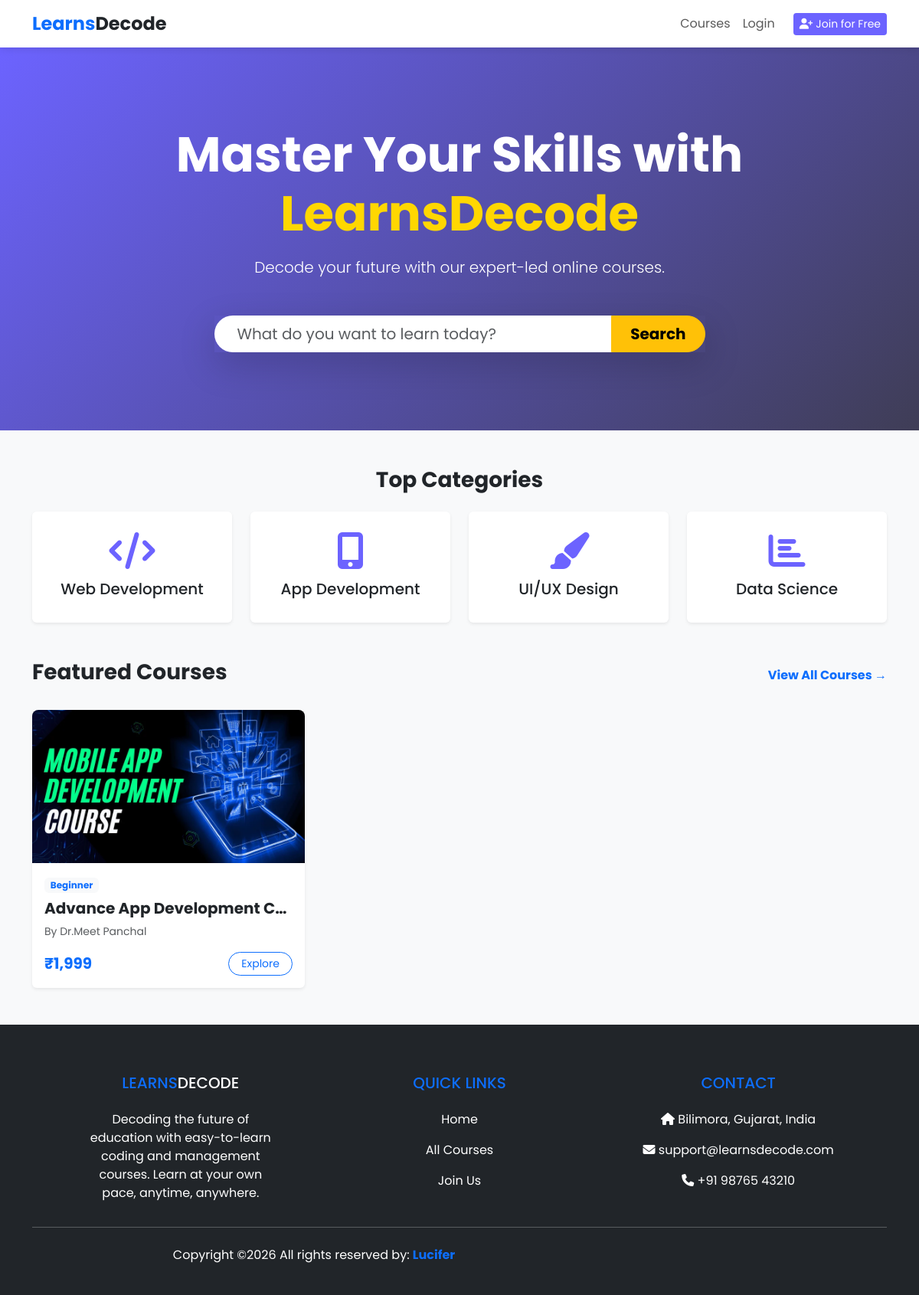
The page / on the database its author committed.
### tables this page shows
CREATE TABLE `categories` (
  `id` int(10) UNSIGNED NOT NULL,
  `name` varchar(100) NOT NULL,
  `icon` varchar(50) DEFAULT NULL,
  `created_at` timestamp NOT NULL DEFAULT current_timestamp()
);

CREATE TABLE `courses` (
  `id` int(10) UNSIGNED NOT NULL,
  `instructor_id` int(10) UNSIGNED NOT NULL,
  `category_id` int(10) DEFAULT NULL,
  `title` varchar(150) NOT NULL,
  `price` decimal(10,2) DEFAULT 0.00,
  `description` text DEFAULT NULL,
  `thumbnail` varchar(255) DEFAULT NULL,
  `status` enum('draft','published') DEFAULT 'draft',
  `created_at` timestamp NOT NULL DEFAULT current_timestamp()
);

CREATE TABLE `users` (
  `id` int(10) UNSIGNED NOT NULL,
  `name` varchar(100) NOT NULL,
  `email` varchar(100) NOT NULL,
  `password` varchar(255) NOT NULL,
  `role` enum('student','instructor','admin') NOT NULL DEFAULT 'student',
  `created_at` timestamp NOT NULL DEFAULT current_timestamp(),
  `approved` tinyint(1) DEFAULT 1,
  `otp` varchar(10) DEFAULT NULL
);

### index.php (the view, shortened to what this page needs)
<?php
include 'includes/header.php';
$cat_query = "SELECT * FROM categories ORDER BY id ASC LIMIT 4";
$cat_result = mysqli_query($conn, $cat_query);
$course_query = "SELECT c.*, u.name as instructor_name
                 FROM courses c
                 JOIN users u ON c.instructor_id = u.id
                 WHERE c.status = 'published' OR c.status = 'active'
                 ORDER BY c.id DESC LIMIT 6";
$course_result = mysqli_query($conn, $course_query);
?>
<link href="https://unpkg.com/aos@2.3.1/dist/aos.css" rel="stylesheet">
<section class="hero-section text-white d-flex align-items-center" style="background: linear-gradient(135deg, #6c63ff 0%, #3f3d56 100%); height: 500px;">
    <div class="container text-center">
        <h1 class="display-3 fw-bold mb-3" data-aos="fade-up" data-aos-duration="1000">Master Your Skills with <span style="color: #ffd700;">LearnsDecode</span></h1>
        <p class="lead mb-5" data-aos="fade-up" data-aos-delay="200" data-aos-duration="1000">Decode your future with our expert-led online courses.</p>
        <div class="row justify-content-center" data-aos="zoom-in" data-aos-delay="400" data-aos-duration="800">
            <div class="col-md-7">
                <div class="input-group input-group-lg shadow-lg">
                    <input type="text" id="courseSearch" class="form-control border-0" placeholder="What do you want to learn today?" style="border-radius: 50px 0 0 50px; padding-left: 30px;">
                    <button class="btn btn-warning fw-bold px-4" style="border-radius: 0 50px 50px 0;">Search</button>
                </div>
            </div>
        </div>
    </div>
</section>
<div class="container my-5">
    <h3 class="fw-bold mb-4 text-center" data-aos="fade-right">Top Categories</h3>
    <div class="row g-4 text-center">
        <?php if($cat_result && mysqli_num_rows($cat_result) > 0): $delay = 100; ?>
            <?php while($cat = mysqli_fetch_assoc($cat_result)): ?>
                <div class="col-md-3" data-aos="fade-up" data-aos-delay="<?= $delay; ?>">
                    <div class="card p-4 border-0 shadow-sm hover-effect">
                        <div class="display-5 text-primary mb-2">
                            <i class="<?= $cat['icon']; ?>"></i>
                        </div>
                        <h5><?= $cat['name']; ?></h5>
                    </div>
                </div>
            <?php $delay += 100; endwhile; ?>
        <?php else: ?>
            <div class="col-12 text-center text-muted">No categories found.</div>
        <?php endif; ?>
    </div>
</div>
<div class="container my-5">
    <div class="d-flex justify-content-between align-items-center mb-4" data-aos="fade-left">
        <h3 class="fw-bold">Featured Courses</h3>
        <a href="courses.php" class="text-primary fw-bold text-decoration-none">View All Courses →</a>
    </div>
    <div class="row g-4">
        <?php if($course_result && mysqli_num_rows($course_result) > 0): $c_delay = 100; ?>
            <?php while($row = mysqli_fetch_assoc($course_result)): ?>
                <div class="col-md-4" data-aos="zoom-in-up" data-aos-delay="<?= $c_delay; ?>">
                    <div class="card border-0 shadow-sm h-100 hover-card">
                        <?php
                            $thumb = (!empty($row['thumbnail'])) ? "uploads/thumbnails/".$row['thumbnail'] : "https://via.placeholder.com/400x250";
                        ?>
                        <div style="height: 200px; overflow: hidden; border-radius: 8px 8px 0 0;">
                            <img src="<?= $thumb ?>" class="card-img-top w-100 h-100" alt="Course Image" style="object-fit: cover;">
                        </div>
                        <div class="card-body">
                            <span class="badge bg-light text-primary mb-2"><?= ucfirst($row['level'] ?? 'Beginner') ?></span>
                            <h5 class="card-title fw-bold text-truncate" title="<?= $row['title'] ?>"><?= $row['title'] ?></h5>
                            <p class="text-muted small">By <?= $row['instructor_name'] ?></p>
                            <div class="d-flex justify-content-between align-items-center mt-3">
                                <span class="h5 fw-bold text-primary mb-0">
                                    <?= ($row['price'] > 0) ? '₹' . number_format($row['price'], 0) : 'Free'; ?>
                                </span>
                                <a href="course_details.php?id=<?= $row['id'] ?>" class="btn btn-outline-primary btn-sm rounded-pill px-3">Explore</a>
                            </div>
                        </div>
                    </div>
                </div>
            <?php $c_delay += 100; endwhile; ?>
        <?php else: ?>
            <div class="col-12 text-center py-5">
                <h5 class="text-muted">No courses available right now.</h5>
            </div>
        <?php endif; ?>
    </div>
</div>
<link rel="stylesheet" href="https://cdnjs.cloudflare.com/ajax/libs/font-awesome/6.4.0/css/all.min.css">
<?php include 'includes/footer.php'; ?>

### includes/header.php (style rules this page uses)
body { font-family: 'Poppins', sans-serif; background-color: #f8f9fa; }

### index.php (style rules this page uses)
.hover-card { transition: 0.3s; }
.text-primary i { color: #6c63ff; }

### rows shown on the page
categories: name "Web Development"
categories: name "App Development"
categories: name "UI/UX Design"
categories: name "Data Science"
courses: thumbnail (picture), level "Beginner", title "Advance App Development C…", instructor.name "Dr.Meet Panchal", price "1,999"
